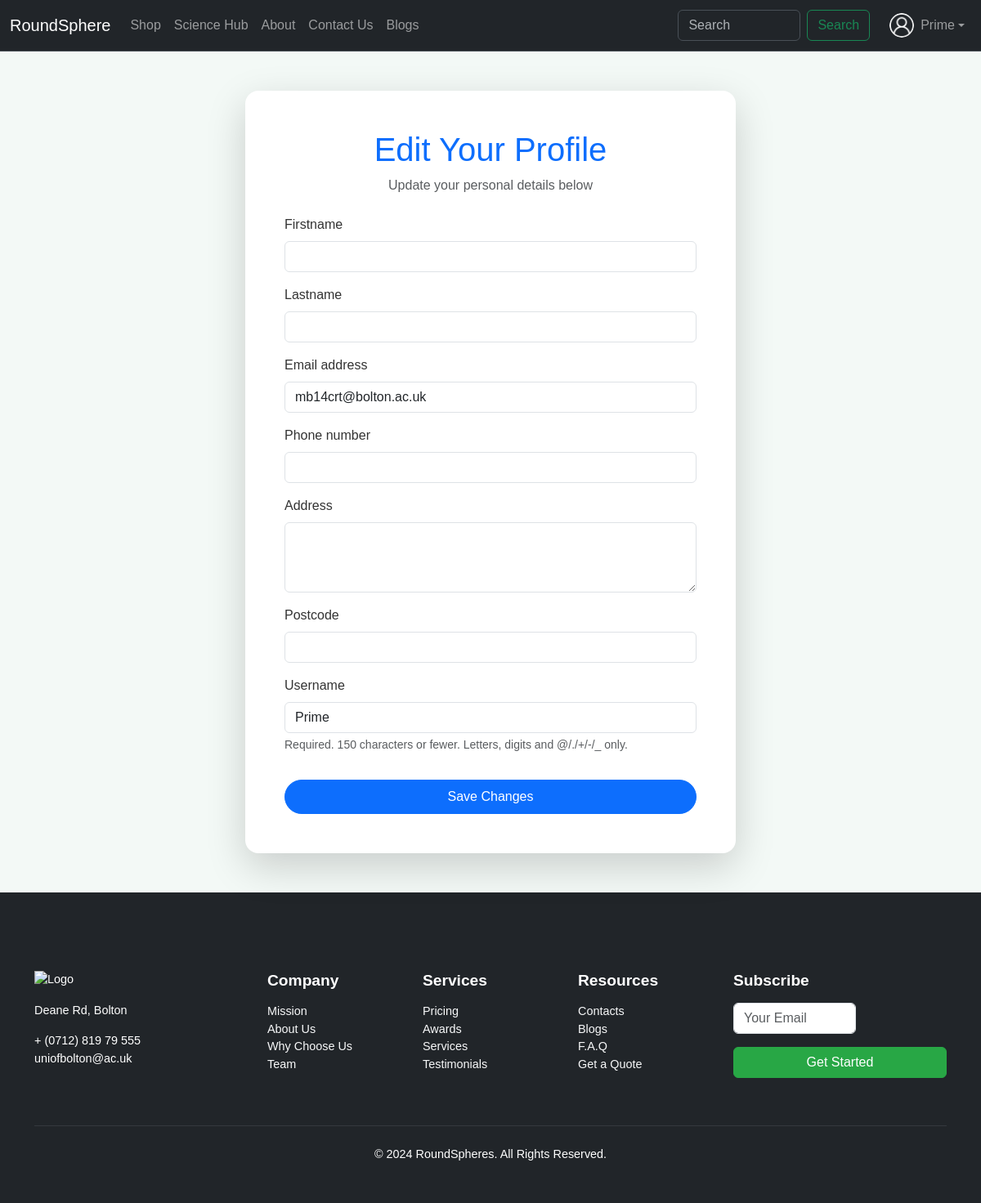
Screenshot of /update-profile/ (signed in) with the database file from the repository.
### home/models.py (models this page shows, shortened)
class User(AbstractUser):
    ROLES = [
        ('customer', 'Customer'),
        ('admin', 'Admin'),
        ('researcher', 'Researcher'),
    ]
    """Definition of the User Model in Django"""
    userId = models.AutoField(primary_key=True)
    phone_number = models.CharField(max_length=15, blank=True, null=True)
    address = models.TextField(blank=True, null=True)
    postcode = models.CharField(max_length=10, blank=True, null=True)
    role = models.CharField(max_length=20, choices=ROLES, default='researcher')
    email_verified = models.BooleanField(default=False)  # New field to track email verification
    firstname = models.CharField(max_length=80, null=False)  # Optional, since AbstractUser has first_name
    lastname = models.CharField(max_length=80, null=False)   # Optional, since AbstractUser has last_name
    class Meta:
        db_table = 'User_data'  # Explicitly sets the table name
        ordering = ['firstname', 'lastname']  # Default ordering by first and last name
        verbose_name = 'User'
        verbose_name_plural = 'Users'

### home/views.py (the view)
# urls.py: path('update-profile/', views.update_profile, name='update-profile'),
@login_required
def update_profile(request):
    if request.method == 'POST':
        form = UserUpdateForm(request.POST, instance=request.user)
        if form.is_valid():
            form.save()
            messages.success(request, 'Your profile has been updated successfully.')
            return redirect('update-profile')
    else:
        form = UserUpdateForm(instance=request.user)
    return render(request, 'registration/update_profile.html', {'form': form})

### home/forms.py (shortened to what this page needs)
class UserUpdateForm(forms.ModelForm):
    class Meta:
        model = User
        fields = [
            'firstname', 'lastname', 'email', 'phone_number',
            'address', 'postcode', 'username'
        ]
        widgets = {
            'firstname': forms.TextInput(attrs={'class': 'form-control'}),
            'lastname': forms.TextInput(attrs={'class': 'form-control'}),
            'email': forms.EmailInput(attrs={'class': 'form-control'}),
            'phone_number': forms.TextInput(attrs={'class': 'form-control'}),
            'address': forms.Textarea(attrs={'class': 'form-control', 'rows': 3}),
            'postcode': forms.TextInput(attrs={'class': 'form-control'}),
            'username': forms.TextInput(attrs={'class': 'form-control'}),
        }

### home/templates/registration/update_profile.html (shortened to what this page needs)
{% extends 'base.html' %}
{% block body %}
<div class="d-flex justify-content-center align-items-center my-5">
  <div
    class="auth-container bg-white p-5 shadow-lg rounded-4"
    style="max-width: 600px; width: 100%;"
  >
    <div class="text-center mb-4">
      <h1 class="text-primary">Edit Your Profile</h1>
      <p class="text-muted">Update your personal details below</p>
    </div>
    {% load widget_tweaks %}
    <form method="post" class="needs-validation" novalidate>
      {% for field in form %}
        <div class="mb-3">
          <label for="{{ field.id_for_label }}" class="form-label">{{ field.label }}</label>
          {{ field|add_class:"form-control w-100" }}
          {% if field.help_text %}
            <div class="form-text">{{ field.help_text }}</div>
          {% endif %}
        </div>
      {% endfor %}
      <button
        type="submit"
        class="btn btn-primary w-100 rounded-pill py-2 mt-3"
      >
        Save Changes
      </button>
    </form>
  </div>
</div>
{% endblock body %}

### home/templates/base.html (shortened to what this page needs)
<!DOCTYPE html>
<html lang="en">
  <head>
    {% load static %}
    <link href="https://cdn.jsdelivr.net/npm/bootstrap@5.3.3/dist/css/bootstrap.min.css" rel="stylesheet">
  <link rel="stylesheet" href="../static/css/base.css">
  <link rel="stylesheet" href="../static/css/footer.css">
</head>
  <body>
<nav class="navbar navbar-expand-lg navbar-dark bg-dark border-bottom border-body" data-bs-theme="dark">
  <div class="container-fluid">
    <a class="navbar-brand" href="/">RoundSphere</a>
    <div class="collapse navbar-collapse" id="navbarContent">
      <ul class="navbar-nav me-auto mb-2 mb-lg-0">
        <li class="nav-item">
          <a class="nav-link {% if request.path == '/shop/' %}active{% endif %}" href="/shop">Shop</a>
        </li>
        <li class="nav-item">
          <a class="nav-link {% if request.path == '/data/' %}active{% endif %}" href="/data">Science Hub</a>
        </li>
        <li class="nav-item">
          <a class="nav-link {% if request.path == '/about/' %}active{% endif %}" href="/about">About</a>
        </li>
        <li class="nav-item">
          <a class="nav-link {% if request.path == '/contact/' %}active{% endif %}" href="/contact">Contact Us</a>
        </li>
        <li class="nav-item">
          <a class="nav-link {% if request.path == '/blog/' %}active{% endif %}" href="/blog">Blogs</a>
        </li>
      </ul>
      <form class="d-flex me-3" role="search">
        <input class="form-control me-2" type="search" placeholder="Search" aria-label="Search">
        <button class="btn btn-outline-success" type="submit">Search</button>
      </form>
      <ul class="navbar-nav">
        {% if user.is_authenticated %}
        <li class="nav-item dropdown">
          <a class="nav-link dropdown-toggle d-flex align-items-center" href="#" id="profileDropdown" role="button" data-bs-toggle="dropdown" aria-expanded="false">
            <img src="{% static 'images/profile-icon.png' %}" alt="Profile" class="rounded-circle" width="30" height="30">
            <span class="ms-2">{{ user.username }}</span>
          </a>
        </li>
        {% endif %}
      </ul>
    </div>
  </div>
</nav>
{% block body %} {% endblock body %}
  <footer class="bg-dark text-white py-5">
    <div class="container">
      <div class="row pt-5">
          <div class="col-md-3 mb-4">
              <img src="" alt="Logo" class="img-fluid mb-3">
              <p>Deane Rd, Bolton</p>
              <p class="phone-no mb-0">+ (0712) 819 79 555</p>
              <p class="email-id">uniofbolton@ac.uk</p>
          </div>
          <div class="col-md-2 mb-4">
              <h5 class="fw-bold">Company</h5>
              <ul class="list-unstyled">
                  <li><a href="/about" class="text-light text-decoration-none">Mission</a></li>
                  <li><a href="/about" class="text-light text-decoration-none">About Us</a></li>
                  <li><a href="/about" class="text-light text-decoration-none">Why Choose Us</a></li>
                  <li><a href="/about" class="text-light text-decoration-none">Team</a></li>
              </ul>
          </div>
          <div class="col-md-2 mb-4">
              <h5 class="fw-bold">Services</h5>
              <ul class="list-unstyled">
                  <li><a href="/shop" class="text-light text-decoration-none">Pricing</a></li>
                  <li><a href="/about" class="text-light text-decoration-none">Awards</a></li>
                  <li><a href="/about" class="text-light text-decoration-none">Services</a></li>
                  <li><a href="/about" class="text-light text-decoration-none">Testimonials</a></li>
              </ul>
          </div>
          <div class="col-md-2 mb-4">
              <h5 class="fw-bold">Resources</h5>
              <ul class="list-unstyled">
                  <li><a href="/contact" class="text-light text-decoration-none">Contacts</a></li>
                  <li><a href="/blog" class="text-light text-decoration-none">Blogs</a></li>
                  <li><a href="/contact" class="text-light text-decoration-none">F.A.Q</a></li>
                  <li><a href="#" class="text-light text-decoration-none">Get a Quote</a></li>
              </ul>
          </div>
          <div class="col-md-3 mb-4">
              <h5 class="fw-bold">Subscribe</h5>
              <form>
                  <div class="mb-3">
                      <input type="email" class="form-control" placeholder="Your Email">
                  </div>
                  <button type="submit" class="btn btn-success w-100">Get Started</button>
              </form>
          </div>
      </div>
      <hr class="my-4 text-secondary" />
        <div class="text-center">
          <p class="mb-0">&copy; 2024 RoundSpheres. All Rights Reserved.</p>
        </div>
      </div>
</footer>
  </body>
</html>

### home/static/css/base.css (style rules this page uses)
* { margin: 0; padding: 0; box-sizing: border-box; font-family: sans-serif; text-decoration: none; list-style: none; }
body { overflow-x: hidden; }
.form-control { display: block; width: 150px; padding: 0.375rem 0.75rem; font-size: 1rem; font-weight: 400; line-height: 1.5; color: var(--bs-body-color); }
body { font-family: Arial, sans-serif; margin: 0; padding: 0; background-color: #f3f9f6; color: #333; }

### home/templates/base.html (style rules this page uses)
footer { background-color: #343a40; color: #f8f9fa; font-size: 0.9rem; }
footer h5 { font-size: 1.2rem; margin-bottom: 1rem; color: #ffffff; }
footer .btn-success { background-color: #28a745; border-color: #28a745; }

### rows the page displays
User: username "Prime", form "mb14crt@bolton.ac.uk" "Prime"

### other values shown
{{ field.label }} "Firstname" "Lastname" "Email address" "Phone number" "Address" "Postcode" "Username"
{{ field.help_text }} "Required. 150 characters or fewer. Letters, digits and @/./+/-/_ only."
